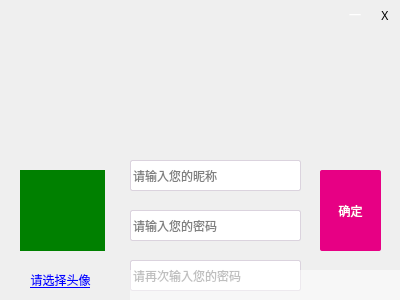
<?xml version="1.0" encoding="UTF-8"?>
<ui version="4.0">
 <class>Register</class>
 <widget class="QWidget" name="Register">
  <property name="geometry">
   <rect>
    <x>0</x>
    <y>0</y>
    <width>400</width>
    <height>300</height>
   </rect>
  </property>
  <property name="windowTitle">
   <string>Form</string>
  </property>
  <widget class="QLabel" name="label">
   <property name="geometry">
    <rect>
     <x>0</x>
     <y>0</y>
     <width>400</width>
     <height>145</height>
    </rect>
   </property>
   <property name="text">
    <string/>
   </property>
   <property name="textInteractionFlags">
    <set>Qt::TextSelectableByMouse</set>
   </property>
  </widget>
  <widget class="QLineEdit" name="lineEdit">
   <property name="geometry">
    <rect>
     <x>130</x>
     <y>160</y>
     <width>171</width>
     <height>31</height>
    </rect>
   </property>
   <property name="font">
    <font>
     <family>微软雅黑</family>
    </font>
   </property>
   <property name="styleSheet">
    <string notr="true">QLineEdit{
  border:1px solid rgb(219, 211, 222);
  border-radius:2px;
}
QLineEdit:focus{
  border:1px solid rgb(78, 125, 255);
  border-radius:2px;
}</string>
   </property>
   <property name="text">
    <string/>
   </property>
   <property name="placeholderText">
    <string>请输入您的昵称</string>
   </property>
  </widget>
  <widget class="QLineEdit" name="lineEdit_2">
   <property name="geometry">
    <rect>
     <x>130</x>
     <y>210</y>
     <width>171</width>
     <height>31</height>
    </rect>
   </property>
   <property name="font">
    <font>
     <family>微软雅黑</family>
    </font>
   </property>
   <property name="styleSheet">
    <string notr="true">QLineEdit{
  border:1px solid rgb(219, 211, 222);
  border-radius:2px;
}
QLineEdit:focus{
  border:1px solid rgb(78, 125, 255);
  border-radius:2px;
}</string>
   </property>
   <property name="text">
    <string/>
   </property>
   <property name="echoMode">
    <enum>QLineEdit::Password</enum>
   </property>
   <property name="placeholderText">
    <string>请输入您的密码</string>
   </property>
  </widget>
  <widget class="QLineEdit" name="lineEdit_3">
   <property name="geometry">
    <rect>
     <x>130</x>
     <y>260</y>
     <width>171</width>
     <height>31</height>
    </rect>
   </property>
   <property name="font">
    <font>
     <family>微软雅黑</family>
    </font>
   </property>
   <property name="styleSheet">
    <string notr="true">QLineEdit{
  border:1px solid rgb(219, 211, 222);
  border-radius:2px;
}
QLineEdit:focus{
  border:1px solid rgb(78, 125, 255);
  border-radius:2px;
}</string>
   </property>
   <property name="text">
    <string/>
   </property>
   <property name="echoMode">
    <enum>QLineEdit::Password</enum>
   </property>
   <property name="placeholderText">
    <string>请再次输入您的密码</string>
   </property>
  </widget>
  <widget class="QPushButton" name="pushButton">
   <property name="geometry">
    <rect>
     <x>320</x>
     <y>170</y>
     <width>61</width>
     <height>81</height>
    </rect>
   </property>
   <property name="font">
    <font>
     <family>微软雅黑</family>
    </font>
   </property>
   <property name="cursor">
    <cursorShape>PointingHandCursor</cursorShape>
   </property>
   <property name="styleSheet">
    <string notr="true">QPushButton{
  background-color:rgb(231,0,132);
color:white;
border-radius:2px;
}
QPushButton:hover{
  background-color:rgb(231,0,132,70%);
}</string>
   </property>
   <property name="text">
    <string>确定</string>
   </property>
  </widget>
  <widget class="QLabel" name="label_4">
   <property name="geometry">
    <rect>
     <x>20</x>
     <y>170</y>
     <width>85</width>
     <height>81</height>
    </rect>
   </property>
   <property name="palette">
    <palette>
     <active>
      <colorrole role="WindowText">
       <brush brushstyle="SolidPattern">
        <color alpha="255">
         <red>255</red>
         <green>255</green>
         <blue>255</blue>
        </color>
       </brush>
      </colorrole>
      <colorrole role="Button">
       <brush brushstyle="SolidPattern">
        <color alpha="255">
         <red>0</red>
         <green>85</green>
         <blue>0</blue>
        </color>
       </brush>
      </colorrole>
      <colorrole role="Light">
       <brush brushstyle="SolidPattern">
        <color alpha="255">
         <red>0</red>
         <green>127</green>
         <blue>0</blue>
        </color>
       </brush>
      </colorrole>
      <colorrole role="Midlight">
       <brush brushstyle="SolidPattern">
        <color alpha="255">
         <red>0</red>
         <green>106</green>
         <blue>0</blue>
        </color>
       </brush>
      </colorrole>
      <colorrole role="Dark">
       <brush brushstyle="SolidPattern">
        <color alpha="255">
         <red>0</red>
         <green>42</green>
         <blue>0</blue>
        </color>
       </brush>
      </colorrole>
      <colorrole role="Mid">
       <brush brushstyle="SolidPattern">
        <color alpha="255">
         <red>0</red>
         <green>56</green>
         <blue>0</blue>
        </color>
       </brush>
      </colorrole>
      <colorrole role="Text">
       <brush brushstyle="SolidPattern">
        <color alpha="255">
         <red>255</red>
         <green>255</green>
         <blue>255</blue>
        </color>
       </brush>
      </colorrole>
      <colorrole role="BrightText">
       <brush brushstyle="SolidPattern">
        <color alpha="255">
         <red>255</red>
         <green>255</green>
         <blue>255</blue>
        </color>
       </brush>
      </colorrole>
      <colorrole role="ButtonText">
       <brush brushstyle="SolidPattern">
        <color alpha="255">
         <red>255</red>
         <green>255</green>
         <blue>255</blue>
        </color>
       </brush>
      </colorrole>
      <colorrole role="Base">
       <brush brushstyle="SolidPattern">
        <color alpha="255">
         <red>0</red>
         <green>0</green>
         <blue>0</blue>
        </color>
       </brush>
      </colorrole>
      <colorrole role="Window">
       <brush brushstyle="SolidPattern">
        <color alpha="255">
         <red>0</red>
         <green>85</green>
         <blue>0</blue>
        </color>
       </brush>
      </colorrole>
      <colorrole role="Shadow">
       <brush brushstyle="SolidPattern">
        <color alpha="255">
         <red>0</red>
         <green>0</green>
         <blue>0</blue>
        </color>
       </brush>
      </colorrole>
      <colorrole role="AlternateBase">
       <brush brushstyle="SolidPattern">
        <color alpha="255">
         <red>0</red>
         <green>42</green>
         <blue>0</blue>
        </color>
       </brush>
      </colorrole>
      <colorrole role="ToolTipBase">
       <brush brushstyle="SolidPattern">
        <color alpha="255">
         <red>255</red>
         <green>255</green>
         <blue>220</blue>
        </color>
       </brush>
      </colorrole>
      <colorrole role="ToolTipText">
       <brush brushstyle="SolidPattern">
        <color alpha="255">
         <red>0</red>
         <green>0</green>
         <blue>0</blue>
        </color>
       </brush>
      </colorrole>
     </active>
     <inactive>
      <colorrole role="WindowText">
       <brush brushstyle="SolidPattern">
        <color alpha="255">
         <red>255</red>
         <green>255</green>
         <blue>255</blue>
        </color>
       </brush>
      </colorrole>
      <colorrole role="Button">
       <brush brushstyle="SolidPattern">
        <color alpha="255">
         <red>0</red>
         <green>85</green>
         <blue>0</blue>
        </color>
       </brush>
      </colorrole>
      <colorrole role="Light">
       <brush brushstyle="SolidPattern">
        <color alpha="255">
         <red>0</red>
         <green>127</green>
         <blue>0</blue>
        </color>
       </brush>
      </colorrole>
      <colorrole role="Midlight">
       <brush brushstyle="SolidPattern">
        <color alpha="255">
         <red>0</red>
         <green>106</green>
         <blue>0</blue>
        </color>
       </brush>
      </colorrole>
      <colorrole role="Dark">
       <brush brushstyle="SolidPattern">
        <color alpha="255">
         <red>0</red>
         <green>42</green>
         <blue>0</blue>
        </color>
       </brush>
      </colorrole>
      <colorrole role="Mid">
       <brush brushstyle="SolidPattern">
        <color alpha="255">
         <red>0</red>
         <green>56</green>
         <blue>0</blue>
        </color>
       </brush>
      </colorrole>
      <colorrole role="Text">
       <brush brushstyle="SolidPattern">
        <color alpha="255">
         <red>255</red>
         <green>255</green>
         <blue>255</blue>
        </color>
       </brush>
      </colorrole>
      <colorrole role="BrightText">
       <brush brushstyle="SolidPattern">
        <color alpha="255">
         <red>255</red>
         <green>255</green>
         <blue>255</blue>
        </color>
       </brush>
      </colorrole>
      <colorrole role="ButtonText">
       <brush brushstyle="SolidPattern">
        <color alpha="255">
         <red>255</red>
         <green>255</green>
         <blue>255</blue>
        </color>
       </brush>
      </colorrole>
      <colorrole role="Base">
       <brush brushstyle="SolidPattern">
        <color alpha="255">
         <red>0</red>
         <green>0</green>
         <blue>0</blue>
        </color>
       </brush>
      </colorrole>
      <colorrole role="Window">
       <brush brushstyle="SolidPattern">
        <color alpha="255">
         <red>0</red>
         <green>85</green>
         <blue>0</blue>
        </color>
       </brush>
      </colorrole>
      <colorrole role="Shadow">
       <brush brushstyle="SolidPattern">
        <color alpha="255">
         <red>0</red>
         <green>0</green>
         <blue>0</blue>
        </color>
       </brush>
      </colorrole>
      <colorrole role="AlternateBase">
       <brush brushstyle="SolidPattern">
        <color alpha="255">
         <red>0</red>
         <green>42</green>
         <blue>0</blue>
        </color>
       </brush>
      </colorrole>
      <colorrole role="ToolTipBase">
       <brush brushstyle="SolidPattern">
        <color alpha="255">
         <red>255</red>
         <green>255</green>
         <blue>220</blue>
        </color>
       </brush>
      </colorrole>
      <colorrole role="ToolTipText">
       <brush brushstyle="SolidPattern">
        <color alpha="255">
         <red>0</red>
         <green>0</green>
         <blue>0</blue>
        </color>
       </brush>
      </colorrole>
     </inactive>
     <disabled>
      <colorrole role="WindowText">
       <brush brushstyle="SolidPattern">
        <color alpha="255">
         <red>0</red>
         <green>42</green>
         <blue>0</blue>
        </color>
       </brush>
      </colorrole>
      <colorrole role="Button">
       <brush brushstyle="SolidPattern">
        <color alpha="255">
         <red>0</red>
         <green>85</green>
         <blue>0</blue>
        </color>
       </brush>
      </colorrole>
      <colorrole role="Light">
       <brush brushstyle="SolidPattern">
        <color alpha="255">
         <red>0</red>
         <green>127</green>
         <blue>0</blue>
        </color>
       </brush>
      </colorrole>
      <colorrole role="Midlight">
       <brush brushstyle="SolidPattern">
        <color alpha="255">
         <red>0</red>
         <green>106</green>
         <blue>0</blue>
        </color>
       </brush>
      </colorrole>
      <colorrole role="Dark">
       <brush brushstyle="SolidPattern">
        <color alpha="255">
         <red>0</red>
         <green>42</green>
         <blue>0</blue>
        </color>
       </brush>
      </colorrole>
      <colorrole role="Mid">
       <brush brushstyle="SolidPattern">
        <color alpha="255">
         <red>0</red>
         <green>56</green>
         <blue>0</blue>
        </color>
       </brush>
      </colorrole>
      <colorrole role="Text">
       <brush brushstyle="SolidPattern">
        <color alpha="255">
         <red>0</red>
         <green>42</green>
         <blue>0</blue>
        </color>
       </brush>
      </colorrole>
      <colorrole role="BrightText">
       <brush brushstyle="SolidPattern">
        <color alpha="255">
         <red>255</red>
         <green>255</green>
         <blue>255</blue>
        </color>
       </brush>
      </colorrole>
      <colorrole role="ButtonText">
       <brush brushstyle="SolidPattern">
        <color alpha="255">
         <red>0</red>
         <green>42</green>
         <blue>0</blue>
        </color>
       </brush>
      </colorrole>
      <colorrole role="Base">
       <brush brushstyle="SolidPattern">
        <color alpha="255">
         <red>0</red>
         <green>85</green>
         <blue>0</blue>
        </color>
       </brush>
      </colorrole>
      <colorrole role="Window">
       <brush brushstyle="SolidPattern">
        <color alpha="255">
         <red>0</red>
         <green>85</green>
         <blue>0</blue>
        </color>
       </brush>
      </colorrole>
      <colorrole role="Shadow">
       <brush brushstyle="SolidPattern">
        <color alpha="255">
         <red>0</red>
         <green>0</green>
         <blue>0</blue>
        </color>
       </brush>
      </colorrole>
      <colorrole role="AlternateBase">
       <brush brushstyle="SolidPattern">
        <color alpha="255">
         <red>0</red>
         <green>85</green>
         <blue>0</blue>
        </color>
       </brush>
      </colorrole>
      <colorrole role="ToolTipBase">
       <brush brushstyle="SolidPattern">
        <color alpha="255">
         <red>255</red>
         <green>255</green>
         <blue>220</blue>
        </color>
       </brush>
      </colorrole>
      <colorrole role="ToolTipText">
       <brush brushstyle="SolidPattern">
        <color alpha="255">
         <red>0</red>
         <green>0</green>
         <blue>0</blue>
        </color>
       </brush>
      </colorrole>
     </disabled>
    </palette>
   </property>
   <property name="styleSheet">
    <string notr="true">
background-color:green;</string>
   </property>
   <property name="text">
    <string/>
   </property>
  </widget>
  <widget class="QLabel" name="label_5">
   <property name="geometry">
    <rect>
     <x>30</x>
     <y>270</y>
     <width>61</width>
     <height>21</height>
    </rect>
   </property>
   <property name="font">
    <font>
     <family>微软雅黑</family>
    </font>
   </property>
   <property name="cursor">
    <cursorShape>PointingHandCursor</cursorShape>
   </property>
   <property name="mouseTracking">
    <bool>true</bool>
   </property>
   <property name="text">
    <string>&lt;html&gt;&lt;head/&gt;&lt;body&gt;&lt;p&gt;&lt;span style=&quot; text-decoration: underline; color:#0000ff;&quot;&gt;请选择头像&lt;/span&gt;&lt;/p&gt;&lt;/body&gt;&lt;/html&gt;</string>
   </property>
   <property name="textFormat">
    <enum>Qt::AutoText</enum>
   </property>
   <property name="alignment">
    <set>Qt::AlignCenter</set>
   </property>
   <property name="openExternalLinks">
    <bool>true</bool>
   </property>
   <property name="textInteractionFlags">
    <set>Qt::NoTextInteraction</set>
   </property>
  </widget>
  <widget class="QLabel" name="label_3">
   <property name="geometry">
    <rect>
     <x>370</x>
     <y>0</y>
     <width>30</width>
     <height>30</height>
    </rect>
   </property>
   <property name="font">
    <font>
     <family>微软雅黑</family>
    </font>
   </property>
   <property name="styleSheet">
    <string notr="true">:hover{
   background-color:red;
}

</string>
   </property>
   <property name="text">
    <string>X</string>
   </property>
   <property name="alignment">
    <set>Qt::AlignCenter</set>
   </property>
  </widget>
  <widget class="QLabel" name="label_2">
   <property name="geometry">
    <rect>
     <x>340</x>
     <y>0</y>
     <width>30</width>
     <height>30</height>
    </rect>
   </property>
   <property name="font">
    <font>
     <family>微软雅黑</family>
    </font>
   </property>
   <property name="styleSheet">
    <string notr="true">QLabel{
   color:white;
}
QLabel:hover{
   background-color:rgb(255,255,255,50%);
}</string>
   </property>
   <property name="text">
    <string>一</string>
   </property>
   <property name="alignment">
    <set>Qt::AlignCenter</set>
   </property>
  </widget>
  <widget class="QLabel" name="label_6">
   <property name="geometry">
    <rect>
     <x>130</x>
     <y>270</y>
     <width>491</width>
     <height>31</height>
    </rect>
   </property>
   <property name="font">
    <font>
     <family>微软雅黑</family>
     <pointsize>10</pointsize>
    </font>
   </property>
   <property name="styleSheet">
    <string notr="true">color:rgb(255, 0, 0);
background:rgb(255,255,255,50%);</string>
   </property>
   <property name="text">
    <string/>
   </property>
   <property name="alignment">
    <set>Qt::AlignLeading|Qt::AlignLeft|Qt::AlignVCenter</set>
   </property>
  </widget>
 </widget>
 <resources/>
 <connections/>
</ui>
